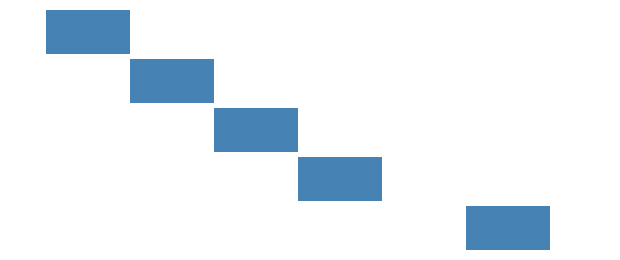

Vega-Lite specification for this chart:
### Vega specification from a JSON file in a GitHub repository (floating-point values rounded to 4 significant figures)
{"$schema": "https://vega.github.io/schema/vega/v6.json", "width": 300, "height": 120, "padding": 5, "autosize": "pad", "background": "white", "data": [{"name": "table", "values": [{"v": 5}, {"v": 10}, {"v": 15}, {"v": 20}, {"v": 25}, {"v": 30}, {"v": 40}], "transform": [{"type": "bin", "field": "v", "as": ["b0", "b1"], "extent": [0, 40], "step": 7, "anchor": 3}]}], "scales": [{"name": "x", "type": "linear", "domain": [0, 50], "range": "width"}, {"name": "y", "type": "band", "domain": {"data": "table", "field": "b0"}, "range": "height", "paddingInner": 0.1}], "marks": [{"type": "rect", "from": {"data": "table"}, "encode": {"update": {"x": {"scale": "x", "field": "b0"}, "x2": {"scale": "x", "field": "b1"}, "y": {"scale": "y", "field": "b0"}, "height": {"scale": "y", "band": 1}, "fill": {"value": "steelblue"}}}}]}
